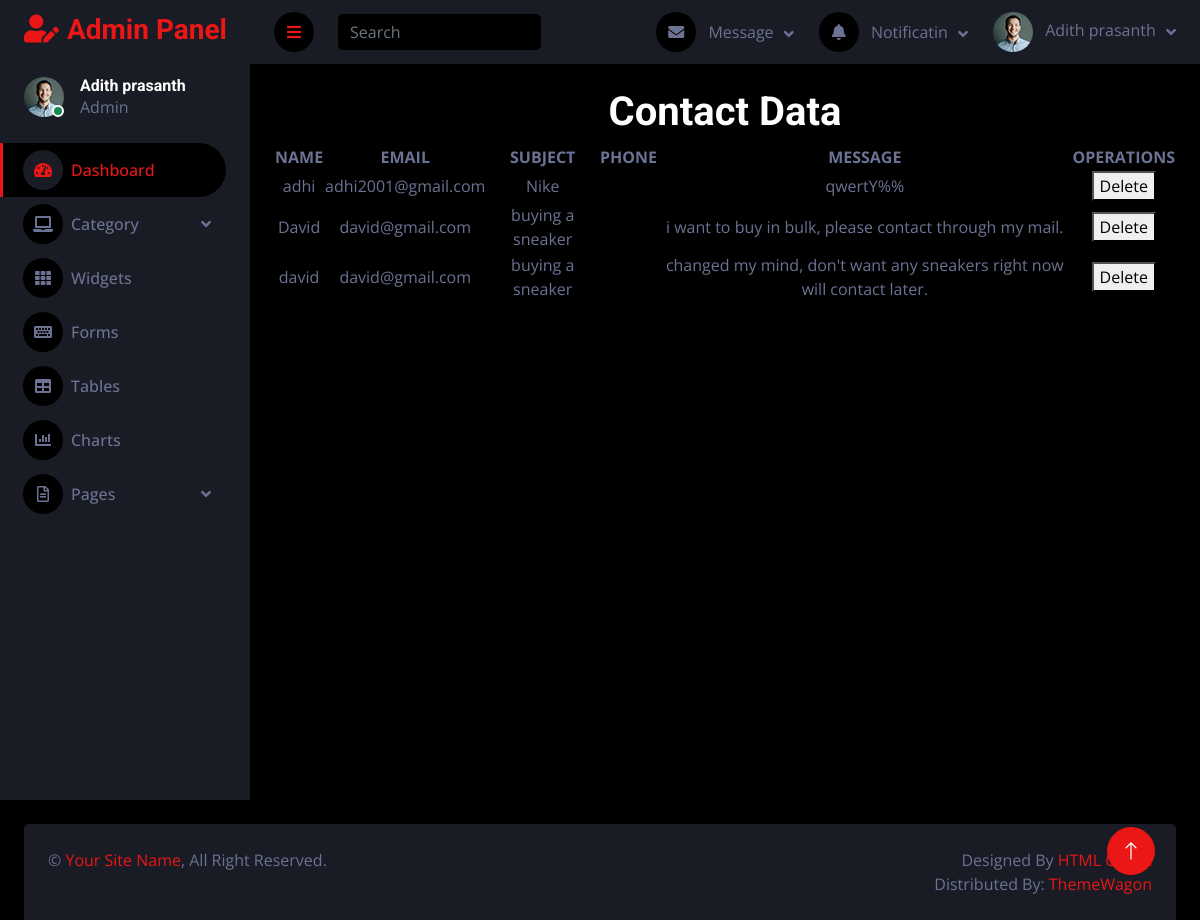
Screenshot of /Backend/contact_info/ (signed in) with the database file from the repository.
### Webapp/models.py (models this page shows)
class contactinfodb(models.Model):
    cname = models.CharField(max_length=100, null=True, blank=True)
    csubject = models.CharField(max_length=100, null=True, blank=True)
    cemail = models.CharField(max_length=100, null=True, blank=True)
    cmessage = models.CharField(max_length=500,null=True, blank=True)

### Backend/views.py (the view)
# urls.py: path('contact_info/', views.contact_info, name="contact_info"),
def contact_info(request):
    data=contactinfodb.objects.all()
    return render(request,"contact_data.html",{'data':data})

### Backend/Templates/contact_data.html (shortened to what this page needs)
<!DOCTYPE html>
{% extends 'index_page.html' %}
{% block content %}
<html lang="en">
<head>
</head>
<body>
<div style="text-align:center">
    <h1>Contact Data</h1>
    <form enctype="multipart/form-data" style="border-size:5px">
        <table width="100%">
            <tr>
                <th>NAME</th>
                <th>EMAIL</th>
                <th>SUBJECT</th>
                <th>PHONE</th>
                <th>MESSAGE</th>
                <th>OPERATIONS</th>
            </tr>
            {% for d in data %}
            <tr>
                <td>{{d.cname}}</td>
                <td>{{d.cemail}}</td>
                <td>{{d.csubject}}</td>
                <td>{{d.cphone}}</td>
                <td>{{d.cmessage}}</td>
                <td>
                    <a href="">
                        <button type="button">Delete</button>
                    </a>
                </td>
            </tr>
            {% endfor %}
        </table>
    </form>
</div>
</body>
</html>
{% endblock %}

### Backend/static/In/css/style.css (style rules this page uses)
:root { --primary: #EB1616; --secondary: #191C24; --light: #6C7293; --dark: #000000; }

### rows the page displays
contactinfodb: cname "adhi", cemail "adhi2001@gmail.com", csubject "Nike", cmessage "qwertY%%"
contactinfodb: cname "David", cemail "david@gmail.com", csubject "buying a sneaker", cmessage "i want to buy in bulk, please contact through my mail."
contactinfodb: cname "david", cemail "david@gmail.com", csubject "buying a sneaker", cmessage "changed my mind, don't want any sneakers right now will contact later."

### other values shown
{{ request.session.username }} "Adith prasanth"
